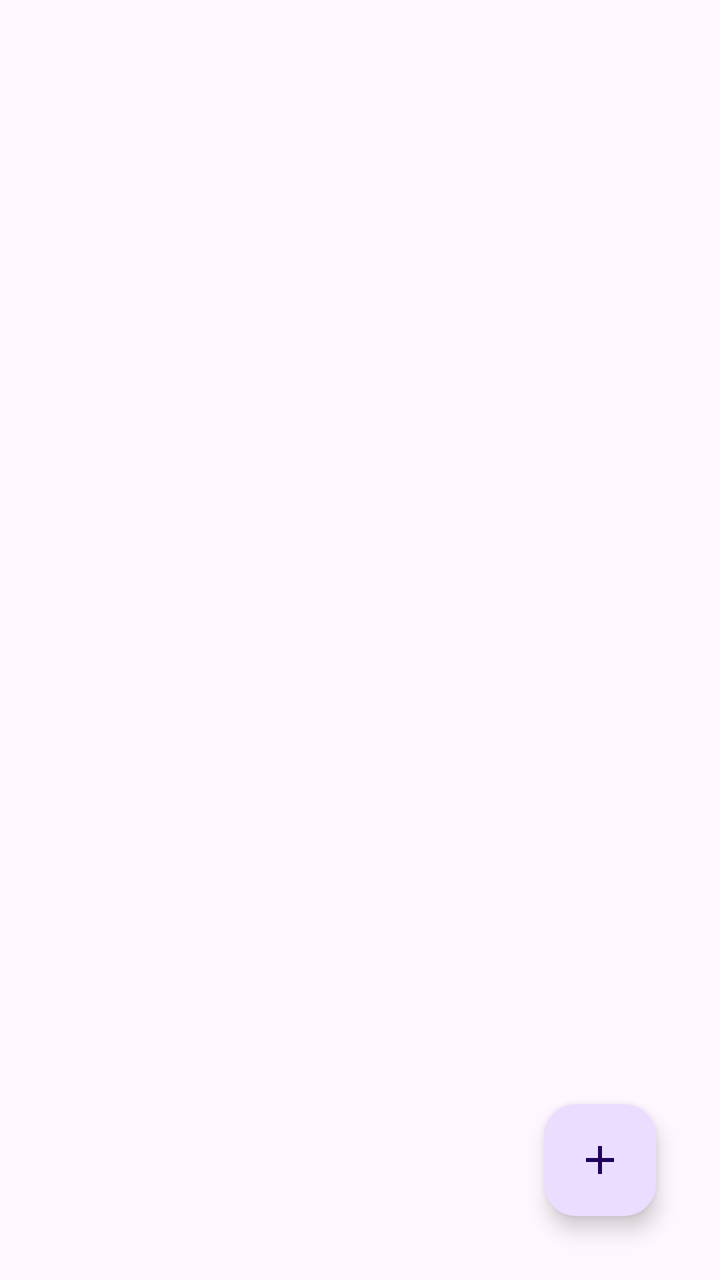
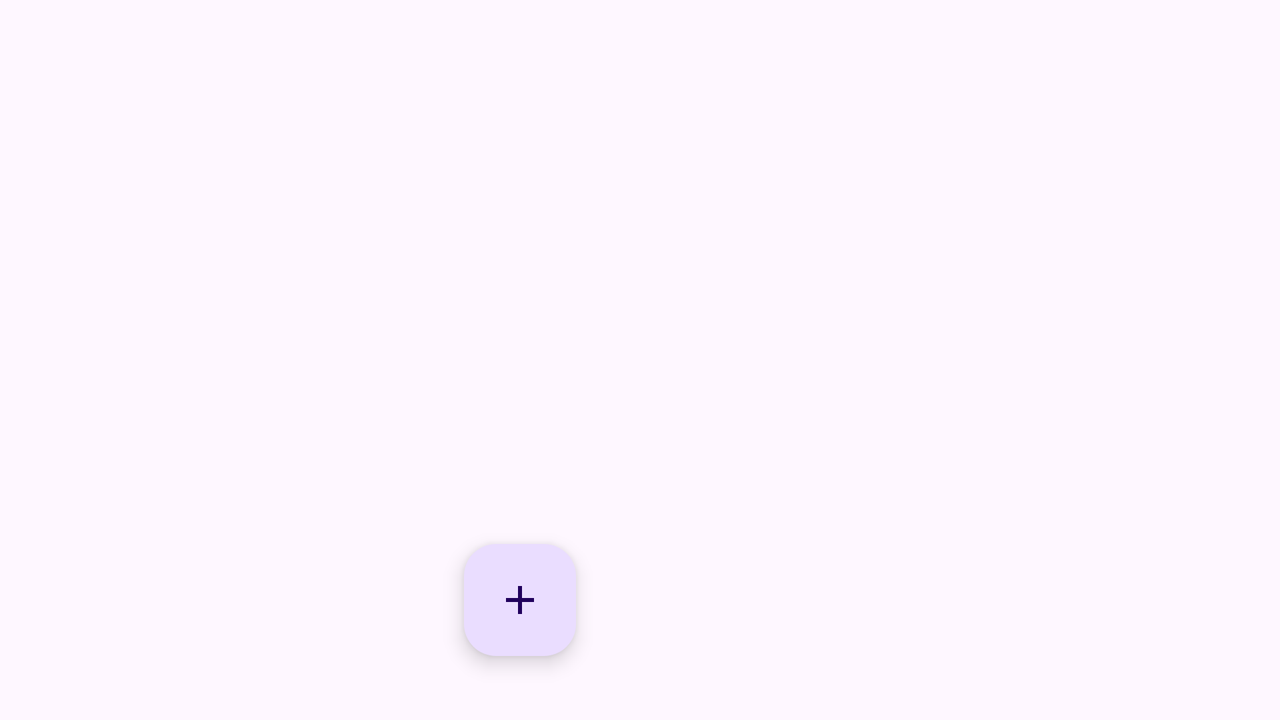

One screen, two layout resources from the same app: the default and the repository's alternative for another configuration. Each is rendered where Android would select it; the XML of both is given below.
<!-- AndroidManifest.xml: application theme Theme.ShoppingLists -->
<!-- res/layout/activity_main.xml -->
<?xml version="1.0" encoding="utf-8"?>
<layout xmlns:android="http://schemas.android.com/apk/res/android"
    xmlns:app="http://schemas.android.com/apk/res-auto"
    xmlns:tools="http://schemas.android.com/tools">

    <data>

    </data>

    <androidx.constraintlayout.widget.ConstraintLayout
        android:layout_width="match_parent"
        android:layout_height="match_parent"
        tools:context=".presentation.MainActivity">


        <androidx.recyclerview.widget.RecyclerView
            android:id="@+id/recyclerView_main"
            android:layout_width="0dp"
            android:layout_height="0dp"
            app:layoutManager="androidx.recyclerview.widget.LinearLayoutManager"
            app:layout_constraintBottom_toBottomOf="parent"
            app:layout_constraintEnd_toEndOf="parent"
            app:layout_constraintStart_toStartOf="parent"
            app:layout_constraintTop_toTopOf="parent"
            tools:listitem="@layout/item_shop_enabled" />

        <com.google.android.material.floatingactionbutton.FloatingActionButton
            android:id="@+id/fab_main"
            android:layout_width="wrap_content"
            android:layout_height="wrap_content"
            android:layout_margin="32dp"
            android:contentDescription="@string/bar"
            android:src="@drawable/ic_add"
            app:layout_constraintBottom_toBottomOf="parent"
            app:layout_constraintRight_toRightOf="parent" />

    </androidx.constraintlayout.widget.ConstraintLayout>
</layout>
<!-- resources referenced by this layout -->
<resources>
  <!-- drawable ic_add (drawable) -->
  <vector android:height="24dp" android:tint="#11639E"
      android:viewportHeight="24" android:viewportWidth="24"
      android:width="24dp" xmlns:android="http://schemas.android.com/apk/res/android">
      <path android:fillColor="@android:color/white" android:pathData="M19,13h-6v6h-2v-6H5v-2h6V5h2v6h6v2z"/>
  </vector>
  <string name="bar"> for </string>
  <style name="Theme.ShoppingLists" parent="Base.Theme.ShoppingLists" />
  <style name="Base.Theme.ShoppingLists" parent="Theme.Material3.DayNight.NoActionBar">
          
          
      </style>
</resources>
<!-- res/layout-land/activity_main.xml (the repository's variant of the layout above) -->
<!-- drawn on the phone turned sideways -->
<?xml version="1.0" encoding="utf-8"?>
<layout xmlns:android="http://schemas.android.com/apk/res/android"
    xmlns:app="http://schemas.android.com/apk/res-auto"
    xmlns:tools="http://schemas.android.com/tools">

    <data>

    </data>

    <androidx.constraintlayout.widget.ConstraintLayout
        android:layout_width="match_parent"
        android:layout_height="match_parent"
        tools:context=".presentation.MainActivity">


        <androidx.recyclerview.widget.RecyclerView
            android:id="@+id/recyclerView_main"
            android:layout_width="0dp"
            android:layout_height="0dp"
            app:layoutManager="androidx.recyclerview.widget.LinearLayoutManager"
            app:layout_constraintBottom_toBottomOf="parent"
            app:layout_constraintEnd_toEndOf="@id/guideline"
            app:layout_constraintStart_toStartOf="parent"
            app:layout_constraintTop_toTopOf="parent"
            tools:listitem="@layout/item_shop_enabled" />

        <com.google.android.material.floatingactionbutton.FloatingActionButton
            android:id="@+id/fab_main"
            android:layout_width="wrap_content"
            android:layout_height="wrap_content"
            android:layout_margin="32dp"
            android:contentDescription="@string/bar"
            android:src="@drawable/ic_add"
            app:layout_constraintBottom_toBottomOf="parent"
            app:layout_constraintRight_toRightOf="@id/guideline" />

        <androidx.constraintlayout.widget.Guideline
            android:id="@+id/guideline"
            android:layout_width="wrap_content"
            android:layout_height="wrap_content"
            android:orientation="vertical"
            app:layout_constraintGuide_percent="0.5" />

        <androidx.fragment.app.FragmentContainerView
            android:id="@+id/fragment_container"
            android:layout_width="0dp"
            android:layout_height="match_parent"
            app:layout_constraintTop_toTopOf="parent"
            app:layout_constraintLeft_toLeftOf="@id/guideline"
            app:layout_constraintRight_toRightOf="parent"
            app:layout_constraintBottom_toBottomOf="parent" />

    </androidx.constraintlayout.widget.ConstraintLayout>
</layout>
